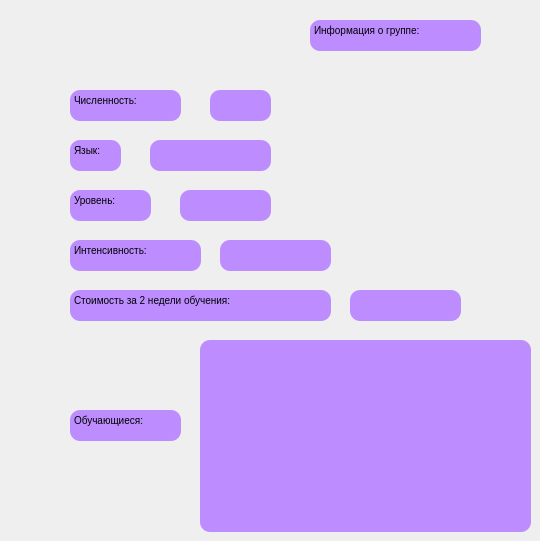
    <widget class="QWidget" name="cource_info">
     <widget class="QTextBrowser" name="textBrowser_15">
      <property name="geometry">
       <rect>
        <x>310</x>
        <y>20</y>
        <width>171</width>
        <height>31</height>
       </rect>
      </property>
      <property name="styleSheet">
       <string notr="true">border-width: 5px;
border-radius: 10px;
border: rgb(150,150, 150);
border-width: 1px;
background-color: rgb(189, 141, 255);
color: rgb(0, 0, 0);</string>
      </property>
      <property name="html">
       <string>&lt;!DOCTYPE HTML PUBLIC &quot;-//W3C//DTD HTML 4.0//EN&quot; &quot;http://www.w3.org/TR/REC-html40/strict.dtd&quot;&gt;
&lt;html&gt;&lt;head&gt;&lt;meta name=&quot;qrichtext&quot; content=&quot;1&quot; /&gt;&lt;meta charset=&quot;utf-8&quot; /&gt;&lt;style type=&quot;text/css&quot;&gt;
p, li { white-space: pre-wrap; }
hr { height: 1px; border-width: 0; }
li.unchecked::marker { content: &quot;\2610&quot;; }
li.checked::marker { content: &quot;\2612&quot;; }
&lt;/style&gt;&lt;/head&gt;&lt;body style=&quot; font-family:'JetBrains Mono'; font-size:9pt; font-weight:400; font-style:normal;&quot;&gt;
&lt;p style=&quot; margin-top:0px; margin-bottom:0px; margin-left:0px; margin-right:0px; -qt-block-indent:0; text-indent:0px;&quot;&gt;&lt;span style=&quot; font-size:7.8pt;&quot;&gt;Информация о группе:&lt;/span&gt;&lt;/p&gt;&lt;/body&gt;&lt;/html&gt;</string>
      </property>
     </widget>
     <widget class="QTextBrowser" name="textBrowser_16">
      <property name="geometry">
       <rect>
        <x>70</x>
        <y>90</y>
        <width>111</width>
        <height>31</height>
       </rect>
      </property>
      <property name="styleSheet">
       <string notr="true">border-width: 5px;
border-radius: 10px;
border: rgb(150,150, 150);
border-width: 1px;
background-color: rgb(189, 141, 255);
color: rgb(0, 0, 0);</string>
      </property>
      <property name="html">
       <string>&lt;!DOCTYPE HTML PUBLIC &quot;-//W3C//DTD HTML 4.0//EN&quot; &quot;http://www.w3.org/TR/REC-html40/strict.dtd&quot;&gt;
&lt;html&gt;&lt;head&gt;&lt;meta name=&quot;qrichtext&quot; content=&quot;1&quot; /&gt;&lt;meta charset=&quot;utf-8&quot; /&gt;&lt;style type=&quot;text/css&quot;&gt;
p, li { white-space: pre-wrap; }
hr { height: 1px; border-width: 0; }
li.unchecked::marker { content: &quot;\2610&quot;; }
li.checked::marker { content: &quot;\2612&quot;; }
&lt;/style&gt;&lt;/head&gt;&lt;body style=&quot; font-family:'JetBrains Mono'; font-size:9pt; font-weight:400; font-style:normal;&quot;&gt;
&lt;p style=&quot; margin-top:0px; margin-bottom:0px; margin-left:0px; margin-right:0px; -qt-block-indent:0; text-indent:0px;&quot;&gt;&lt;span style=&quot; font-size:7.8pt;&quot;&gt;Численность:&lt;/span&gt;&lt;/p&gt;&lt;/body&gt;&lt;/html&gt;</string>
      </property>
     </widget>
     <widget class="QTextBrowser" name="textBrowser_17">
      <property name="geometry">
       <rect>
        <x>210</x>
        <y>90</y>
        <width>61</width>
        <height>31</height>
       </rect>
      </property>
      <property name="styleSheet">
       <string notr="true">border-width: 5px;
border-radius: 10px;
border: rgb(150,150, 150);
border-width: 1px;
background-color: rgb(189, 141, 255);
color: rgb(0, 0, 0);</string>
      </property>
     </widget>
     <widget class="QTextBrowser" name="textBrowser_18">
      <property name="geometry">
       <rect>
        <x>70</x>
        <y>140</y>
        <width>51</width>
        <height>31</height>
       </rect>
      </property>
      <property name="styleSheet">
       <string notr="true">border-width: 5px;
border-radius: 10px;
border: rgb(150,150, 150);
border-width: 1px;
background-color: rgb(189, 141, 255);
color: rgb(0, 0, 0);</string>
      </property>
      <property name="html">
       <string>&lt;!DOCTYPE HTML PUBLIC &quot;-//W3C//DTD HTML 4.0//EN&quot; &quot;http://www.w3.org/TR/REC-html40/strict.dtd&quot;&gt;
&lt;html&gt;&lt;head&gt;&lt;meta name=&quot;qrichtext&quot; content=&quot;1&quot; /&gt;&lt;meta charset=&quot;utf-8&quot; /&gt;&lt;style type=&quot;text/css&quot;&gt;
p, li { white-space: pre-wrap; }
hr { height: 1px; border-width: 0; }
li.unchecked::marker { content: &quot;\2610&quot;; }
li.checked::marker { content: &quot;\2612&quot;; }
&lt;/style&gt;&lt;/head&gt;&lt;body style=&quot; font-family:'JetBrains Mono'; font-size:9pt; font-weight:400; font-style:normal;&quot;&gt;
&lt;p style=&quot; margin-top:0px; margin-bottom:0px; margin-left:0px; margin-right:0px; -qt-block-indent:0; text-indent:0px;&quot;&gt;&lt;span style=&quot; font-size:7.8pt;&quot;&gt;Язык:&lt;/span&gt;&lt;/p&gt;&lt;/body&gt;&lt;/html&gt;</string>
      </property>
     </widget>
     <widget class="QTextBrowser" name="textBrowser_19">
      <property name="geometry">
       <rect>
        <x>150</x>
        <y>140</y>
        <width>121</width>
        <height>31</height>
       </rect>
      </property>
      <property name="styleSheet">
       <string notr="true">border-width: 5px;
border-radius: 10px;
border: rgb(150,150, 150);
border-width: 1px;
background-color: rgb(189, 141, 255);
color: rgb(0, 0, 0);</string>
      </property>
      <property name="html">
       <string>&lt;!DOCTYPE HTML PUBLIC &quot;-//W3C//DTD HTML 4.0//EN&quot; &quot;http://www.w3.org/TR/REC-html40/strict.dtd&quot;&gt;
&lt;html&gt;&lt;head&gt;&lt;meta name=&quot;qrichtext&quot; content=&quot;1&quot; /&gt;&lt;meta charset=&quot;utf-8&quot; /&gt;&lt;style type=&quot;text/css&quot;&gt;
p, li { white-space: pre-wrap; }
hr { height: 1px; border-width: 0; }
li.unchecked::marker { content: &quot;\2610&quot;; }
li.checked::marker { content: &quot;\2612&quot;; }
&lt;/style&gt;&lt;/head&gt;&lt;body style=&quot; font-family:'JetBrains Mono'; font-size:9pt; font-weight:400; font-style:normal;&quot;&gt;
&lt;p style=&quot;-qt-paragraph-type:empty; margin-top:0px; margin-bottom:0px; margin-left:0px; margin-right:0px; -qt-block-indent:0; text-indent:0px; font-size:7.8pt;&quot;&gt;&lt;br /&gt;&lt;/p&gt;&lt;/body&gt;&lt;/html&gt;</string>
      </property>
     </widget>
     <widget class="QTextBrowser" name="textBrowser_20">
      <property name="geometry">
       <rect>
        <x>70</x>
        <y>190</y>
        <width>81</width>
        <height>31</height>
       </rect>
      </property>
      <property name="styleSheet">
       <string notr="true">border-width: 5px;
border-radius: 10px;
border: rgb(150,150, 150);
border-width: 1px;
background-color: rgb(189, 141, 255);
color: rgb(0, 0, 0);</string>
      </property>
      <property name="html">
       <string>&lt;!DOCTYPE HTML PUBLIC &quot;-//W3C//DTD HTML 4.0//EN&quot; &quot;http://www.w3.org/TR/REC-html40/strict.dtd&quot;&gt;
&lt;html&gt;&lt;head&gt;&lt;meta name=&quot;qrichtext&quot; content=&quot;1&quot; /&gt;&lt;meta charset=&quot;utf-8&quot; /&gt;&lt;style type=&quot;text/css&quot;&gt;
p, li { white-space: pre-wrap; }
hr { height: 1px; border-width: 0; }
li.unchecked::marker { content: &quot;\2610&quot;; }
li.checked::marker { content: &quot;\2612&quot;; }
&lt;/style&gt;&lt;/head&gt;&lt;body style=&quot; font-family:'JetBrains Mono'; font-size:9pt; font-weight:400; font-style:normal;&quot;&gt;
&lt;p style=&quot; margin-top:0px; margin-bottom:0px; margin-left:0px; margin-right:0px; -qt-block-indent:0; text-indent:0px;&quot;&gt;&lt;span style=&quot; font-size:7.8pt;&quot;&gt;Уровень:&lt;/span&gt;&lt;/p&gt;&lt;/body&gt;&lt;/html&gt;</string>
      </property>
     </widget>
     <widget class="QTextBrowser" name="textBrowser_21">
      <property name="geometry">
       <rect>
        <x>180</x>
        <y>190</y>
        <width>91</width>
        <height>31</height>
       </rect>
      </property>
      <property name="styleSheet">
       <string notr="true">border-width: 5px;
border-radius: 10px;
border: rgb(150,150, 150);
border-width: 1px;
background-color: rgb(189, 141, 255);
color: rgb(0, 0, 0);</string>
      </property>
      <property name="html">
       <string>&lt;!DOCTYPE HTML PUBLIC &quot;-//W3C//DTD HTML 4.0//EN&quot; &quot;http://www.w3.org/TR/REC-html40/strict.dtd&quot;&gt;
&lt;html&gt;&lt;head&gt;&lt;meta name=&quot;qrichtext&quot; content=&quot;1&quot; /&gt;&lt;meta charset=&quot;utf-8&quot; /&gt;&lt;style type=&quot;text/css&quot;&gt;
p, li { white-space: pre-wrap; }
hr { height: 1px; border-width: 0; }
li.unchecked::marker { content: &quot;\2610&quot;; }
li.checked::marker { content: &quot;\2612&quot;; }
&lt;/style&gt;&lt;/head&gt;&lt;body style=&quot; font-family:'JetBrains Mono'; font-size:9pt; font-weight:400; font-style:normal;&quot;&gt;
&lt;p style=&quot;-qt-paragraph-type:empty; margin-top:0px; margin-bottom:0px; margin-left:0px; margin-right:0px; -qt-block-indent:0; text-indent:0px; font-size:7.8pt;&quot;&gt;&lt;br /&gt;&lt;/p&gt;&lt;/body&gt;&lt;/html&gt;</string>
      </property>
     </widget>
     <widget class="QTextBrowser" name="textBrowser_22">
      <property name="geometry">
       <rect>
        <x>70</x>
        <y>240</y>
        <width>131</width>
        <height>31</height>
       </rect>
      </property>
      <property name="styleSheet">
       <string notr="true">border-width: 5px;
border-radius: 10px;
border: rgb(150,150, 150);
border-width: 1px;
background-color: rgb(189, 141, 255);
color: rgb(0, 0, 0);</string>
      </property>
      <property name="html">
       <string>&lt;!DOCTYPE HTML PUBLIC &quot;-//W3C//DTD HTML 4.0//EN&quot; &quot;http://www.w3.org/TR/REC-html40/strict.dtd&quot;&gt;
&lt;html&gt;&lt;head&gt;&lt;meta name=&quot;qrichtext&quot; content=&quot;1&quot; /&gt;&lt;meta charset=&quot;utf-8&quot; /&gt;&lt;style type=&quot;text/css&quot;&gt;
p, li { white-space: pre-wrap; }
hr { height: 1px; border-width: 0; }
li.unchecked::marker { content: &quot;\2610&quot;; }
li.checked::marker { content: &quot;\2612&quot;; }
&lt;/style&gt;&lt;/head&gt;&lt;body style=&quot; font-family:'JetBrains Mono'; font-size:9pt; font-weight:400; font-style:normal;&quot;&gt;
&lt;p style=&quot; margin-top:0px; margin-bottom:0px; margin-left:0px; margin-right:0px; -qt-block-indent:0; text-indent:0px;&quot;&gt;&lt;span style=&quot; font-size:7.8pt;&quot;&gt;Интенсивность:&lt;/span&gt;&lt;/p&gt;&lt;/body&gt;&lt;/html&gt;</string>
      </property>
     </widget>
     <widget class="QTextBrowser" name="textBrowser_23">
      <property name="geometry">
       <rect>
        <x>220</x>
        <y>240</y>
        <width>111</width>
        <height>31</height>
       </rect>
      </property>
      <property name="styleSheet">
       <string notr="true">border-width: 5px;
border-radius: 10px;
border: rgb(150,150, 150);
border-width: 1px;
background-color: rgb(189, 141, 255);
color: rgb(0, 0, 0);</string>
      </property>
     </widget>
     <widget class="QTextBrowser" name="textBrowser_33">
      <property name="geometry">
       <rect>
        <x>70</x>
        <y>410</y>
        <width>111</width>
        <height>31</height>
       </rect>
      </property>
      <property name="styleSheet">
       <string notr="true">border-width: 5px;
border-radius: 10px;
border: rgb(150,150, 150);
border-width: 1px;
background-color: rgb(189, 141, 255);
color: rgb(0, 0, 0);</string>
      </property>
      <property name="html">
       <string>&lt;!DOCTYPE HTML PUBLIC &quot;-//W3C//DTD HTML 4.0//EN&quot; &quot;http://www.w3.org/TR/REC-html40/strict.dtd&quot;&gt;
&lt;html&gt;&lt;head&gt;&lt;meta name=&quot;qrichtext&quot; content=&quot;1&quot; /&gt;&lt;meta charset=&quot;utf-8&quot; /&gt;&lt;style type=&quot;text/css&quot;&gt;
p, li { white-space: pre-wrap; }
hr { height: 1px; border-width: 0; }
li.unchecked::marker { content: &quot;\2610&quot;; }
li.checked::marker { content: &quot;\2612&quot;; }
&lt;/style&gt;&lt;/head&gt;&lt;body style=&quot; font-family:'JetBrains Mono'; font-size:9pt; font-weight:400; font-style:normal;&quot;&gt;
&lt;p style=&quot; margin-top:0px; margin-bottom:0px; margin-left:0px; margin-right:0px; -qt-block-indent:0; text-indent:0px;&quot;&gt;&lt;span style=&quot; font-size:7.8pt;&quot;&gt;Обучающиеся:&lt;/span&gt;&lt;/p&gt;&lt;/body&gt;&lt;/html&gt;</string>
      </property>
     </widget>
     <widget class="QTextBrowser" name="textBrowser_34">
      <property name="geometry">
       <rect>
        <x>200</x>
        <y>340</y>
        <width>331</width>
        <height>192</height>
       </rect>
      </property>
      <property name="styleSheet">
       <string notr="true">border-width: 5px;
border-radius: 10px;
border: rgb(150,150, 150);
border-width: 1px;
background-color: rgb(189, 141, 255);
color: rgb(0, 0, 0);</string>
      </property>
     </widget>
     <widget class="QTextBrowser" name="textBrowser_24">
      <property name="geometry">
       <rect>
        <x>70</x>
        <y>290</y>
        <width>261</width>
        <height>31</height>
       </rect>
      </property>
      <property name="styleSheet">
       <string notr="true">border-width: 5px;
border-radius: 10px;
border: rgb(150,150, 150);
border-width: 1px;
background-color: rgb(189, 141, 255);
color: rgb(0, 0, 0);</string>
      </property>
      <property name="html">
       <string>&lt;!DOCTYPE HTML PUBLIC &quot;-//W3C//DTD HTML 4.0//EN&quot; &quot;http://www.w3.org/TR/REC-html40/strict.dtd&quot;&gt;
&lt;html&gt;&lt;head&gt;&lt;meta name=&quot;qrichtext&quot; content=&quot;1&quot; /&gt;&lt;meta charset=&quot;utf-8&quot; /&gt;&lt;style type=&quot;text/css&quot;&gt;
p, li { white-space: pre-wrap; }
hr { height: 1px; border-width: 0; }
li.unchecked::marker { content: &quot;\2610&quot;; }
li.checked::marker { content: &quot;\2612&quot;; }
&lt;/style&gt;&lt;/head&gt;&lt;body style=&quot; font-family:'JetBrains Mono'; font-size:9pt; font-weight:400; font-style:normal;&quot;&gt;
&lt;p style=&quot; margin-top:0px; margin-bottom:0px; margin-left:0px; margin-right:0px; -qt-block-indent:0; text-indent:0px;&quot;&gt;&lt;span style=&quot; font-size:7.8pt;&quot;&gt;Стоимость за 2 недели обучения:&lt;/span&gt;&lt;/p&gt;&lt;/body&gt;&lt;/html&gt;</string>
      </property>
     </widget>
     <widget class="QTextBrowser" name="textBrowser_25">
      <property name="geometry">
       <rect>
        <x>350</x>
        <y>290</y>
        <width>111</width>
        <height>31</height>
       </rect>
      </property>
      <property name="styleSheet">
       <string notr="true">border-width: 5px;
border-radius: 10px;
border: rgb(150,150, 150);
border-width: 1px;
background-color: rgb(189, 141, 255);
color: rgb(0, 0, 0);</string>
      </property>
     </widget>
    </widget>
